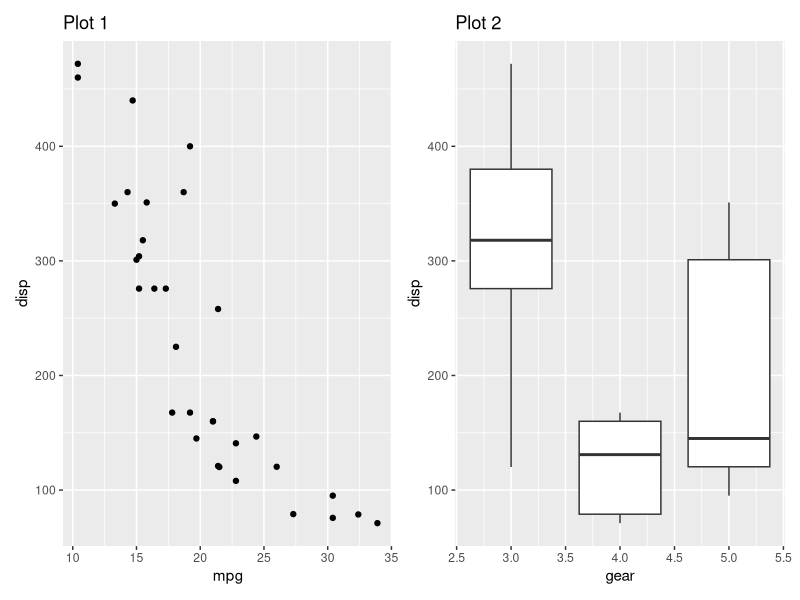
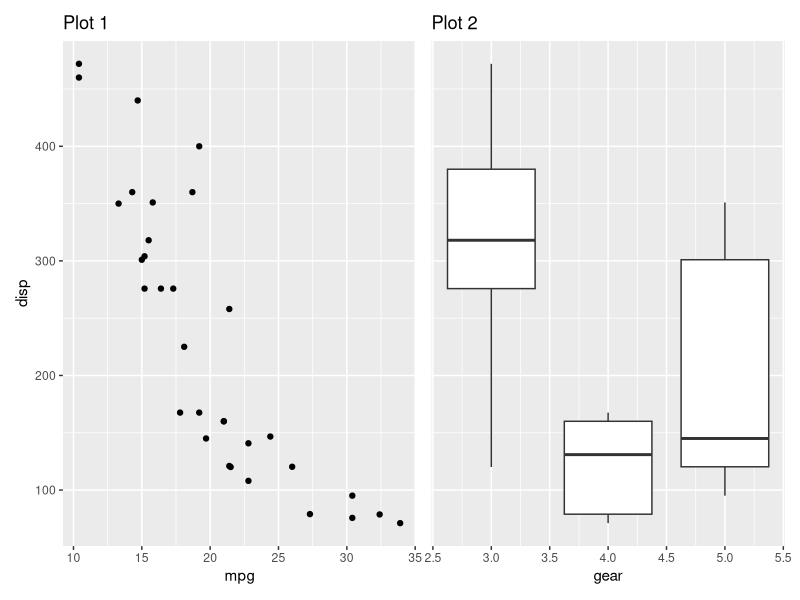
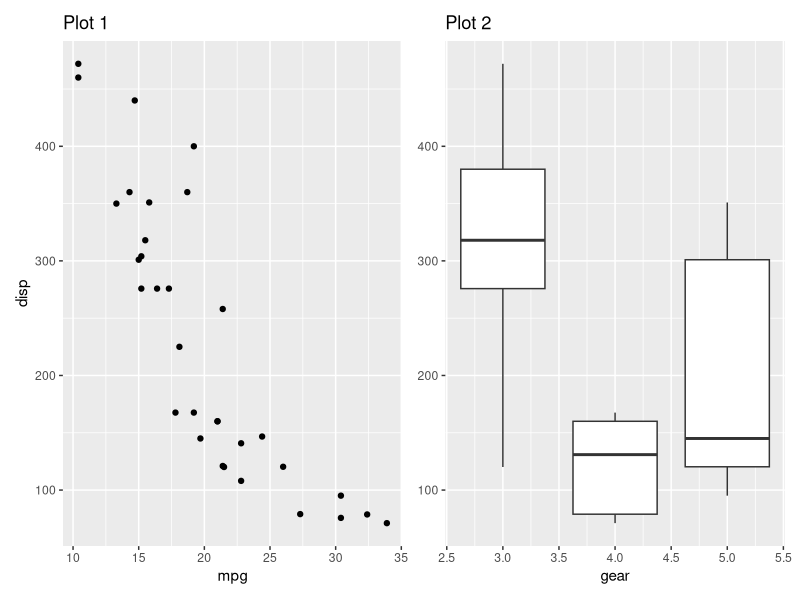
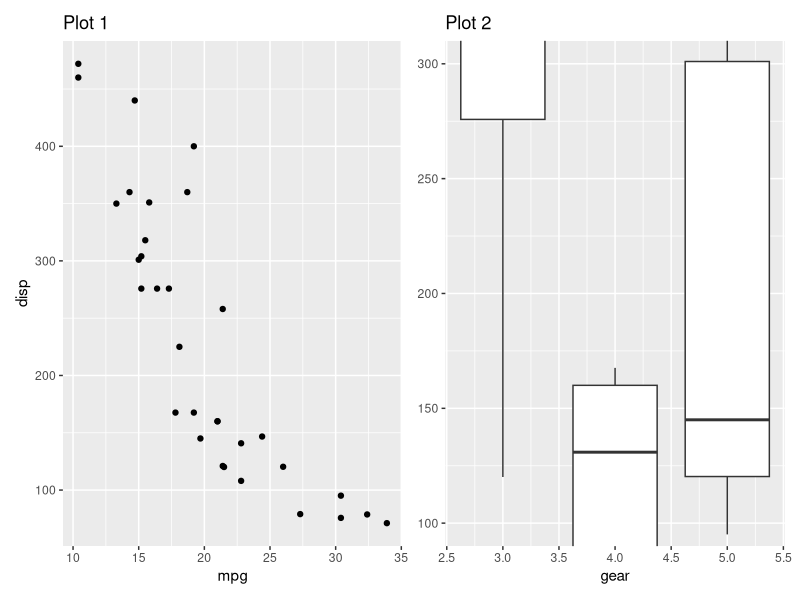
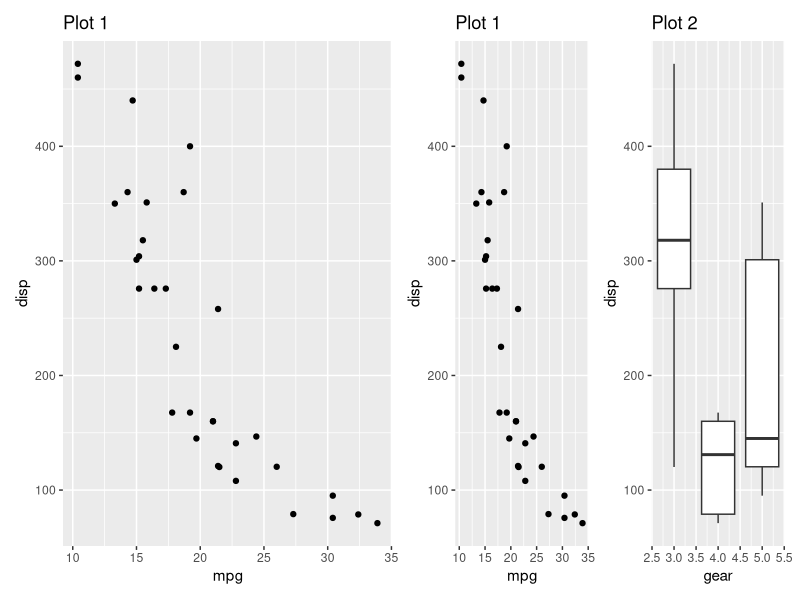
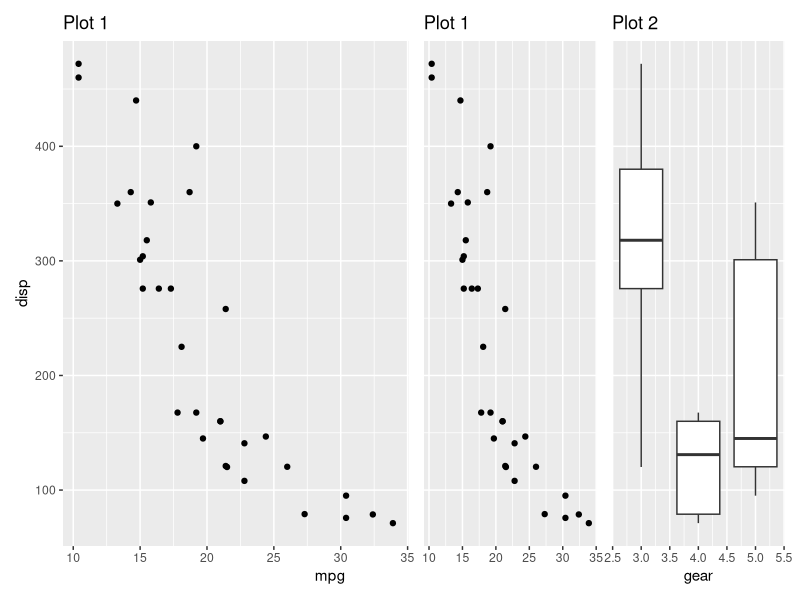
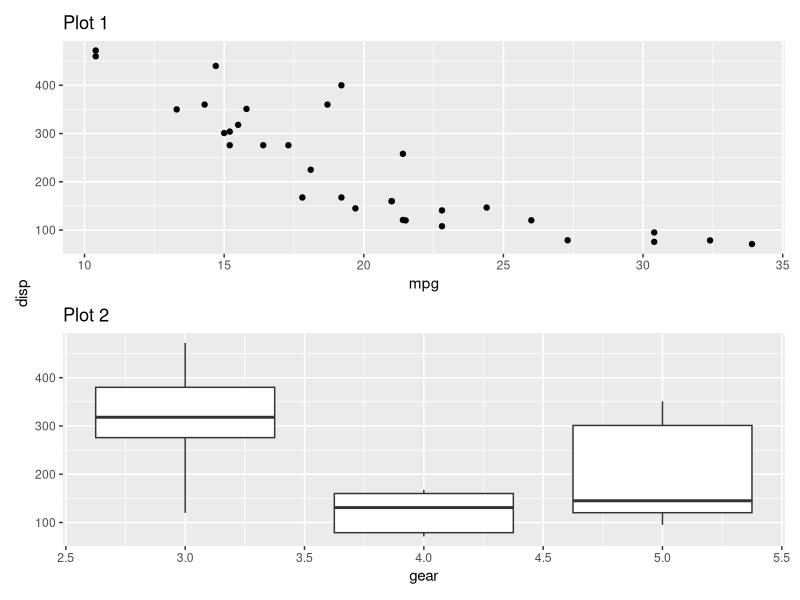
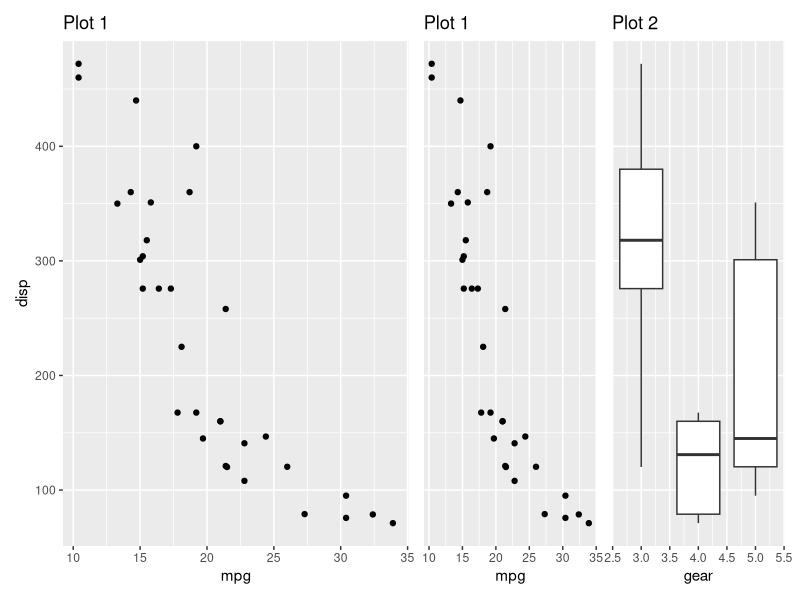

Generate these figures, in order, with R:
## ---- chunk 1
library(patchwork)
library(ggplot2)

library(ggplot2)
p1 <- ggplot(mtcars) + 
  geom_point(aes(mpg, disp)) + 
  ggtitle('Plot 1')

p2 <- ggplot(mtcars) + 
  geom_boxplot(aes(gear, disp, group = gear)) + 
  ggtitle('Plot 2')

p1 + p2
## ---- chunk 2
p1 + p2 + plot_layout(axes = "collect")
## ---- chunk 3
p1 + p2 + plot_layout(axis_titles = "collect")
## ---- chunk 4
p1 + p2 + coord_cartesian(ylim = c(100, 300)) + plot_layout(axes = "collect")
## ---- chunk 5
p1 + (p1 | p2) + plot_layout(axes = "collect")
## ---- chunk 6
p1 + p1 + p2 + plot_layout(widths = c(2, 1, 1), axes = "collect")
## ---- chunk 7
p1 / p2 + plot_layout(axis_titles = "collect")
## ---- chunk 8
p1 + p1 + p2 + plot_layout(widths = c(2, 1, 1), axes = "collect_y")
## ---- chunk 9
p3 <- ggplot(mtcars) +
  geom_bar(aes(y = factor(gear), fill = factor(gear))) +
  scale_y_discrete(
    "",
    labels = c("3 gears are often enough",
               "But, you know, 4 is a nice number",
               "I would def go with 5 gears in a modern car")
  )
p3
## ---- chunk 10
p1 / p3
## ---- chunk 11
p1 / wrap_elements(plot = p3)
## ---- chunk 12
p1 / wrap_elements(plot = p3) + plot_layout(guides = "collect") & theme_dark()
## ---- chunk 13
p1 / wrap_elements(plot = p3 + theme(plot.margin = margin(20, 20, 20, 20), legend.position = "none"))
## ---- chunk 14
p1 / free(p3) + plot_layout(guides = "collect") & theme_dark()
